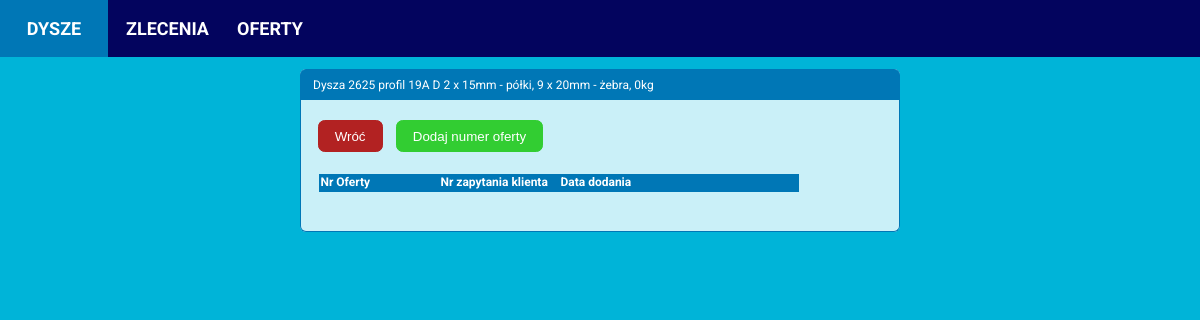
Before: /nozzle/2/offers with the older database file.
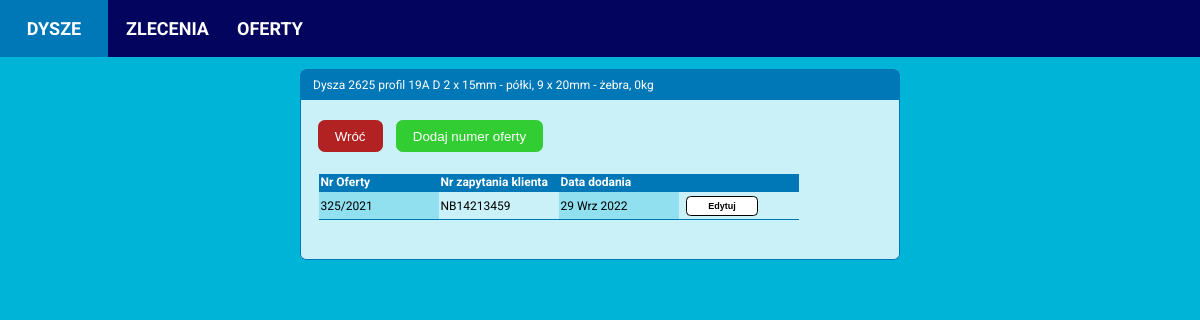
After: the same page with the newer database file.
### calculator/models.py (models this page shows, shortened)
class Nozzle(models.Model):
    PROFILES = (('Optima', 'Optima'),
                ('19A', '19A'),
                )
    INNER_RING_TYPES = (('Complete st. st. inside', 'Wnętrze nierdzewne'),
                        ('St. st. ring inside', 'Pierścień kawitacyjny nierdzewny'),
                        ('Complete steel', 'Wnętrze ze stali zwykłej'),
                        ('St. st. ring and outlet', 'Pierścień kawitacyjny i wylot ze stali nierdzewnej'))
    date_created = models.DateTimeField(auto_now_add=True)
    diameter = models.PositiveIntegerField(null=False, blank=False)
    profile = models.CharField(max_length=32, choices=PROFILES, null=False, blank=False)
    drawing_number = models.CharField(max_length=32, blank=True)
    profile_height = models.PositiveIntegerField(null=False, blank=False)
    inner_ring_type = models.CharField(max_length=32, choices=INNER_RING_TYPES, null=False, blank=False)
    inner_ring_thickness_propeller_zone = models.PositiveIntegerField(null=False, blank=False)
    inner_ring_thickness_inlet_zone = models.PositiveIntegerField(null=False, blank=False)
    inner_ring_thickness_outlet_zone = models.PositiveIntegerField(null=False, blank=False)
    ribs_quantity = models.PositiveIntegerField(null=False, blank=False)
    ribs_thickness = models.PositiveIntegerField(null=False, blank=False)
    segments_quantity = models.PositiveIntegerField(null=False, blank=False)
    segments_thickness = models.PositiveIntegerField(null=False, blank=False)
    has_headbox = models.BooleanField(null=False, blank=False)
    has_outlet_ring = models.BooleanField(null=False, blank=False)
    theoretical_weight = models.PositiveIntegerField(blank=True, default=0)
    real_weight = models.PositiveIntegerField(blank=True, default=0)

class Offer(models.Model):
    this_year = datetime.datetime.now().year
    nozzle = models.ForeignKey(Nozzle, on_delete=models.CASCADE)
    date_created = models.DateTimeField(auto_now_add=True)
    dmcg_offer_number = models.CharField(max_length=4, blank=False, null=False)
    client_inquiry_number = models.CharField(max_length=32, blank=True, null=True)
    offer_year = models.PositiveIntegerField(default=int(this_year), blank=False, null=False)

### calculator/views.py (the view)
# urls.py: path('nozzle/<int:nozzle_id>/offers', nozzle_offers_view, name='nozzle_offers'),
def nozzle_offers_view(request, nozzle_id):
    nozzle = Nozzle.objects.get(id=nozzle_id)
    offers = nozzle.offer_set.order_by('dmcg_offer_number')
    context = {'nozzle': nozzle,
               'offers': offers}
    template = 'calculator/nozzle-offers.html'
    return render(request, template, context)

### calculator/templates/calculator/nozzle-offers.html
{% extends 'calculator/base.html' %}
{% block content %}
<div class="content-main">
  <div class="item-box">
    <div class="item-header-box">
      <p>Dysza {{ nozzle.diameter }}
       profil {{ nozzle.profile }}
      {{ ratio }}D {{ type_name }}
      {{ nozzle.segments_quantity}} x {{ nozzle.segments_thickness}}mm - półki,
      {{ nozzle.ribs_quantity}} x {{ nozzle.ribs_thickness}}mm - żebra,
      {{ nozzle.theoretical_weight }}kg</p>
    </div>
    <div class="item-details">
      <div class="button-box">
        <a href="{% url 'calculator:nozzle_details' nozzle.id %}"><button class="cancel-btn">Wróć</button></a>
        <a href="{% url 'calculator:add_nozzle_offer' nozzle.id %}"><button class="add-btn">Dodaj numer oferty</button></a>
      </div>
      <div class="item-details-table">
        <table>
          <thead>
            <tr>
              <th>Nr Oferty</th>
              <th>Nr zapytania klienta</th>
              <th>Data dodania</th>
              <th></th>
            </tr>
          </thead>
          {% for offer in offers %}
          <tr>
            <td>{{ offer.dmcg_offer_number }}/{{ offer.offer_year }}</td>
            {% if offer.client_inquiry_number %}
              <td>{{ offer.client_inquiry_number }}</td>
              {% else %}
              <td>-</td>
            {% endif %}
            {% load i18n %}
            {% language 'pl' %}
            <td>{{ offer.date_created|date:"d M Y" }}</td>
            {% endlanguage %}
            <td><a href="{% url 'calculator:edit_nozzle_offer' nozzle_id=nozzle.id offer_id=offer.id %}"><button class="show-btn">Edytuj</button></a></td>
          </tr>
          {% endfor %}
        </table>
      </div>
    </div>
  </div>
</div>
{% endblock content %}

### calculator/templates/calculator/base.html (shortened to what this page needs)
{% load static %}
<!DOCTYPE html>
<html lang="en">
<head>
  <link rel="stylesheet" href="{% static 'styles.css' %}">
  <link rel="stylesheet" href="{% static 'navbar.css' %}">
</head>
<body>
  {% include 'calculator/navbar.html' %}
  {% block content %}
  {% endblock content %}
</body>
</html>

### calculator/templates/calculator/navbar.html
<navbar>
  <ul>
    <li><a class='navbar-lnk' href="{% url 'calculator:nozzles' %}">DYSZE</a></li>
    <li><a class="navbar-lnk" href="{% url 'calculator:orders_view' %}">ZLECENIA</a></li>
    <li><a class="navbar-lnk" href="{% url 'calculator:offers_view' %}">OFERTY</a></li>
  </ul>
</navbar>

### static/styles.css (style rules this page uses)
body { font-family: Roboto, Arial; font-size: 12px; margin: 0 auto; padding: 0; background-color: #00b4d8; }
table { width: 480px; }
table, th, td { border-collapse: collapse; text-align: left; border-bottom: 1px solid #0077b6; margin-left: 0.5em; margin-bottom: 2em; }
td:nth-child(2n+1) { background-color: #90e0ef; }
thead { background-color: #0077b6; color: white; font-weight: 300; }
thead th { width: 100px; }
th, td { padding: 0.125em; }
.content-main { display: flex; flex-direction: row; background-color: #00b4d8; justify-content: space-between; align-items: flex-start; margin: 0 auto; padding: 0 auto; }
.item-box { min-width: 350px; width: 600px; display: flex; flex-direction: column; background-color: #CAF0F8; border-radius: 0.5em; margin: 1em auto; padding: 0px; }
.item-header-box { display: flex; margin: 0; padding-left: 1em; background-color: #0077b6; height: 2.5em; color: white; border-top-left-radius: 0.5em; border-top-right-radius: 0.5em; border-left: 1px solid #0077b6; border-right: 1px solid #0077b6; border-top: 1px solid #0077b6; align-items: center; }
.item-details { padding: 1em 1em; border-left: 1px solid #0077b6; border-right: 1px solid #0077b6; border-bottom: 1px solid #0077b6; border-bottom-left-radius: 0.5em; border-bottom-right-radius: 0.5em; }
.item-details-table { padding: 0.25em 0; margin-top: 1em; }
.button-box { display: flex; justify-content: flex-start; align-items: center; margin: 0.125em 0.25em; }
.show-btn { font-size: 0.75em; font-weight: bold; text-align: center; margin: 0.25em 0.625em; background-color: white; border: 1px solid black; border-radius: 0.5em; height: 1.25rem; width: 8em; cursor: pointer; transition: background-color 0.2s; transition: color 0.2s; }
.add-btn, .confirm-btn, .cancel-btn { background-color: limegreen; color: white; border: 1px solid limegreen; border-radius: 0.5em; height: 2rem; padding: 0.5rem 1rem; margin: 0.5em 0.5em; cursor: pointer; }
.cancel-btn { background-color: firebrick; border: 1px solid firebrick; margin-left: 0.125em; }

### static/navbar.css (style rules this page uses)
ul { list-style-type: none; margin: 0; padding: 0; background-color: #03045E; overflow: hidden; }
li { display: inline; float: left; }
.navbar-lnk { display: block; padding: 0.5em; text-align: center; font-size: 1.5em; font-weight: bold; text-decoration: none; color: white; padding: 1em 1em; width: 4em; }

Changed rows visible on the page:
added Offer: dmcg_offer_number "325", offer_year "2021", client_inquiry_number "NB14213459", date_created "29 Wrz 2022"
